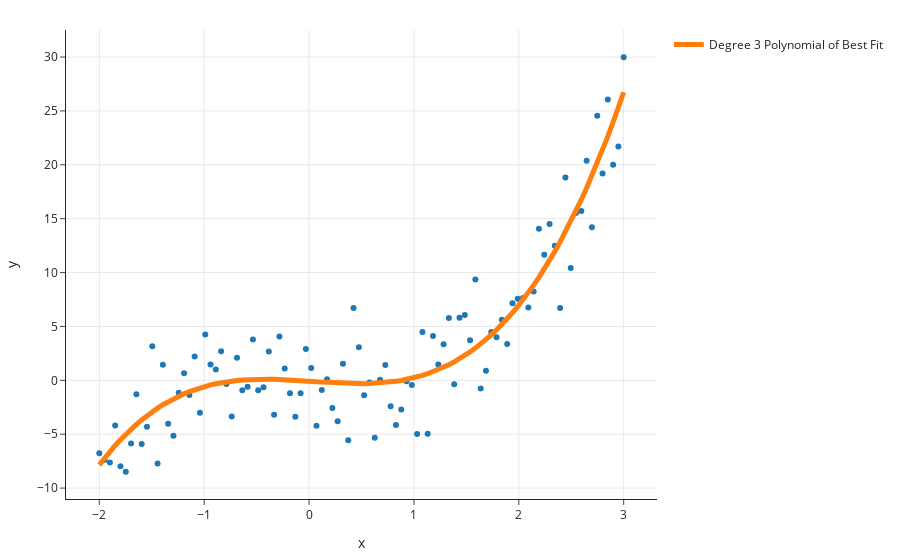

The notebook cell this image was saved under:
### Code cell
fig = px.scatter(sample_1, x='x', y='y')
fig.add_trace(go.Scatter(
    x=X['x'],
    y=model.predict(X),
    mode='lines',
    line=dict(width=5),
    name='Degree 3 Polynomial of Best Fit'
))
